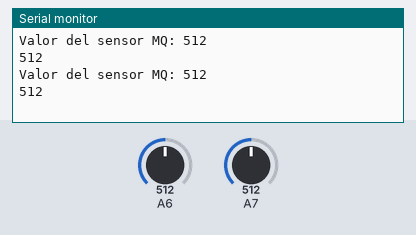
The sketch below on a simulated Arduino Mega 2560, built with avr-gcc and run on an emulated ATmega2560. Parts: the last lines printed to the serial monitor. The test bench sets the inputs (shaded band); at power-on: A6 = 512, A7 = 512.

Above: at 2.8 s.
2.9 s: A6 set to 716
At 5.1 s:
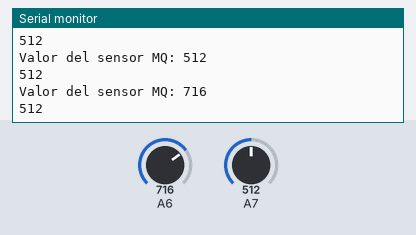
5.6 s: A7 set to 716
At 6.6 s:
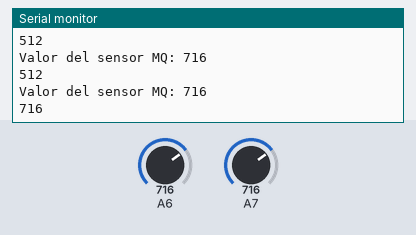
8.3 s: A6 set to 900
At 10.8 s:
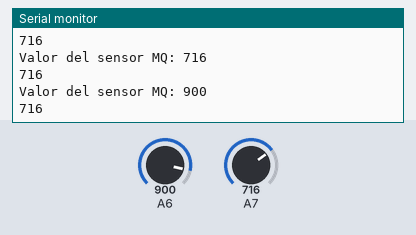
11.0 s: A7 set to 900
At 12.4 s:
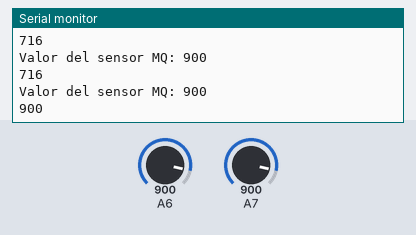
Timing chart, 0 to 14.0 s (numbered marks = the images above; inputs shaded):
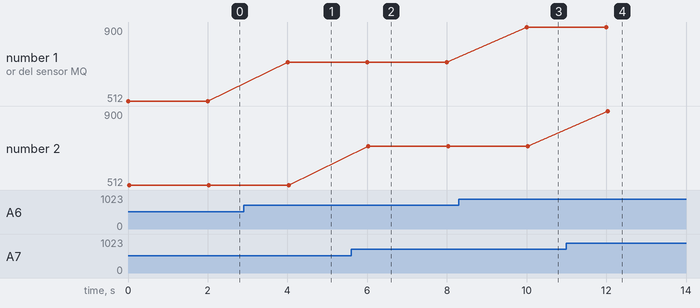

The sketch:

prueba_sensor_de_gas.ino.ino
```cpp
const int sensorPinao = 22;  // Pin analógico conectado al AO del MQ
const int sensorpindo = 23; //pin analogico conectado al DO del MQ

void setup() {
  Serial.begin(9600);      // Inicializa la comunicación serial
  pinMode(sensorPinao, INPUT);
  pinMode(sensorpindo, INPUT);
}

void loop() {
  int lectura = analogRead(sensorPinao);  // Lee el valor analógico (0–4095)
  int lecturado = analogRead(sensorpindo);
  Serial.print("Valor del sensor MQ: ");
  Serial.println(lectura);
  Serial.println(lecturado);

  delay(2000);  // Espera 2 segundo entre lecturas
}
```

Measured:
- after the input at 2.9 s, the serial monitor: prints a new line after 1.1 s (image 1)
- after the input at 5.6 s, the serial monitor: prints a new line after 0.43 s (image 2)
- after the input at 8.3 s, the serial monitor: prints a new line after 1.7 s (image 3)
- after the input at 11.0 s, the serial monitor: prints a new line after 1.0 s (image 4)
- plotted number 1: 512 → 716 after the input at 2.9 s, 716 → 900 after the input at 8.3 s
